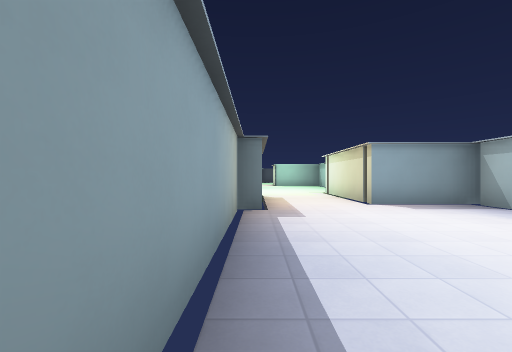
[1] (above)

24 first-person views from a walk through a Godot game level. The camera is 1.4 m above the floor, looks level and sees 90° across. The floor is counted in squares, 2 m on a side. Each view is taken from the middle of a square. On the plan, view 1 faces up. The plan holds only what a view shows up to about 9 squares ahead; the rest is blank. The place goes on beyond the plan. Characters and animated objects are not drawn. Surface patterns are stand-ins for the level's own textures.

[2]
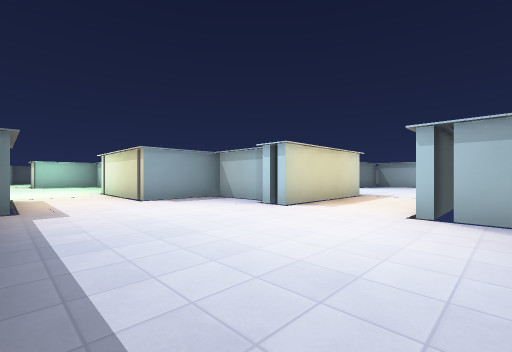

[3]
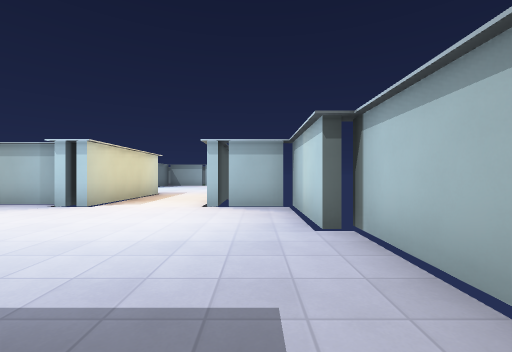

[4]
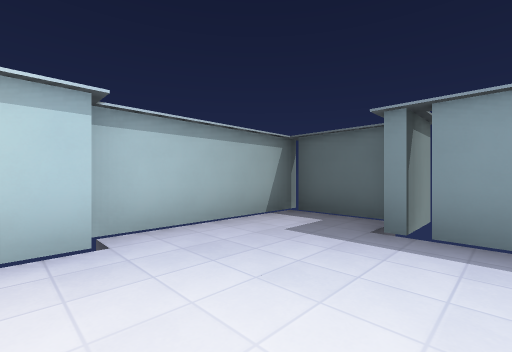

[5]
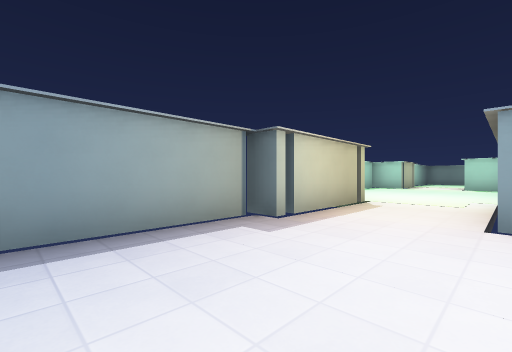

[6]
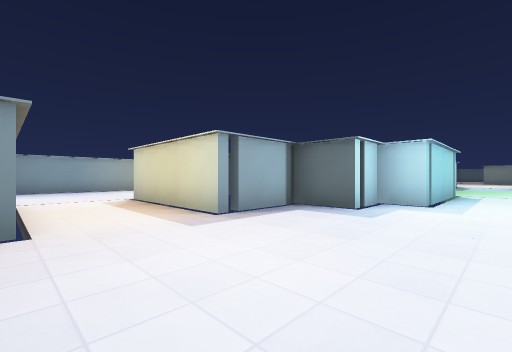

[7]
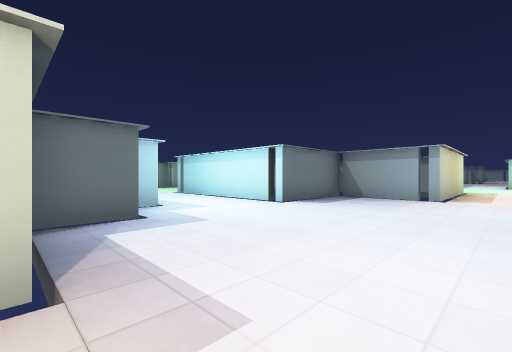

[8]
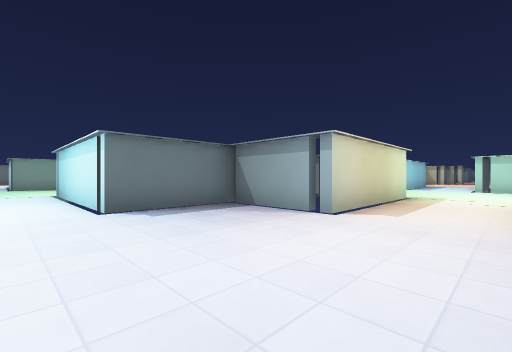

[9]
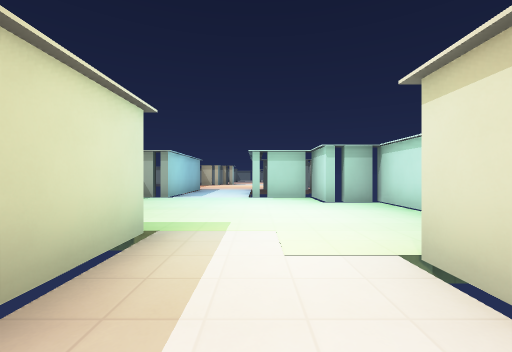

[10]
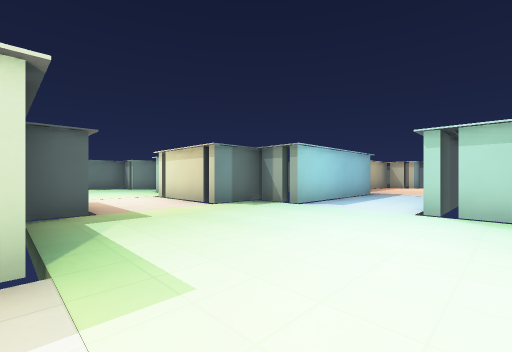

[11]
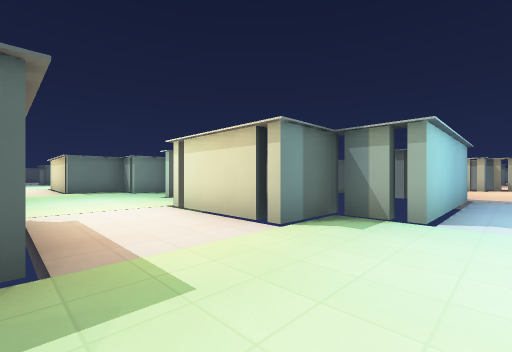

[12]
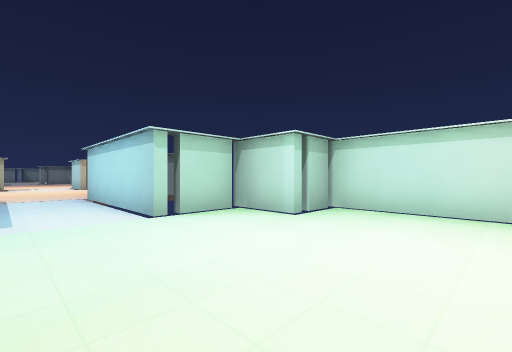

[13]
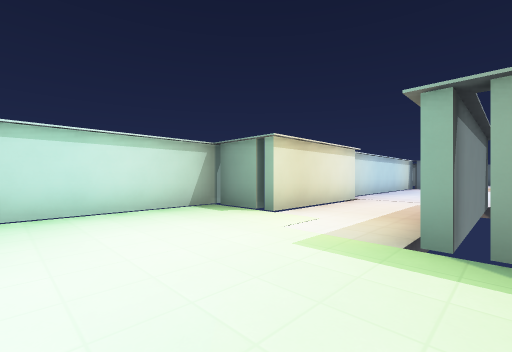

[14]
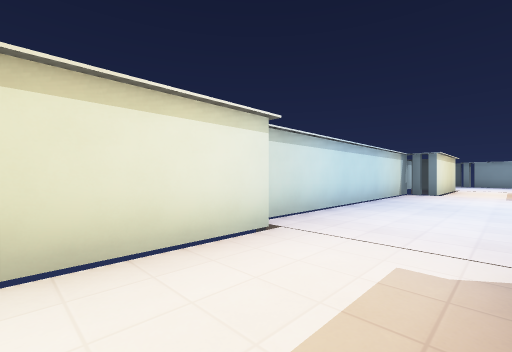

[15]
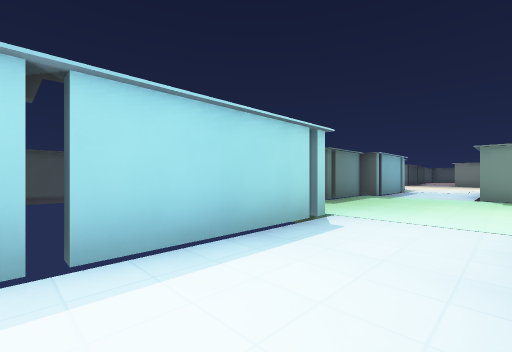

[16]
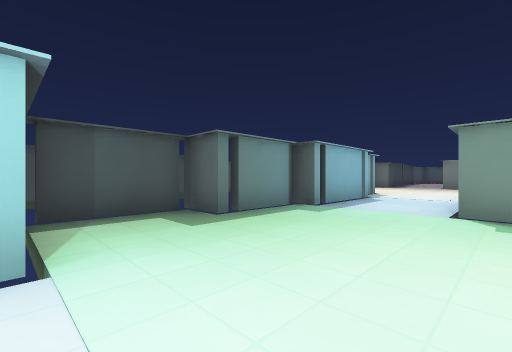

[17]
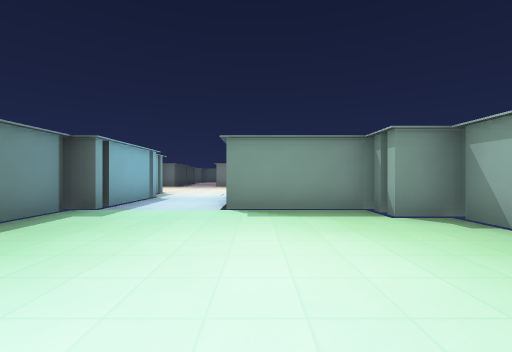

[18]
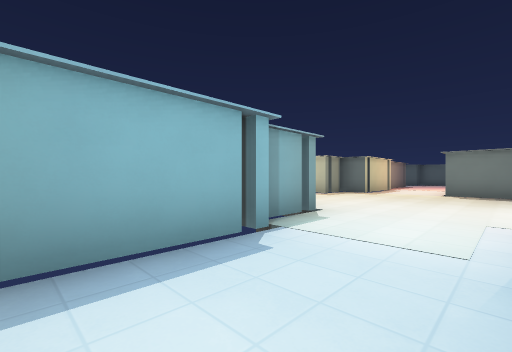

[19]
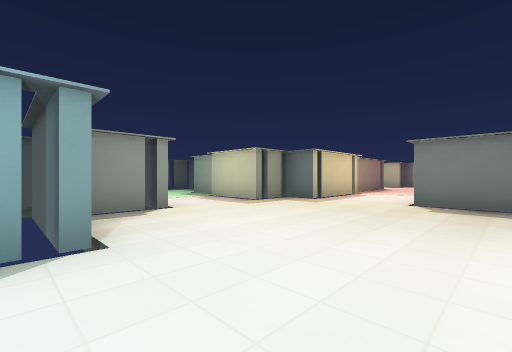

[20]
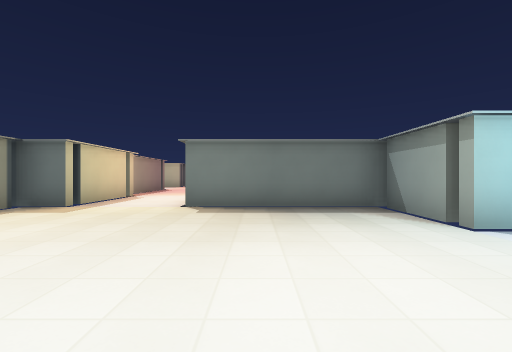

[21]
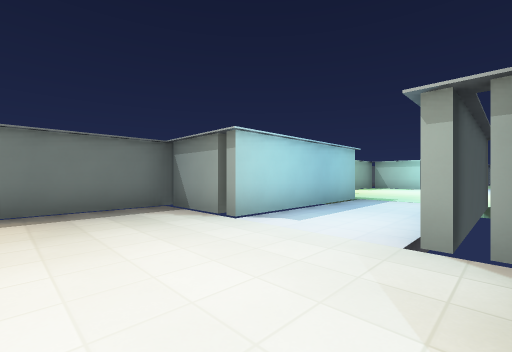

[22]
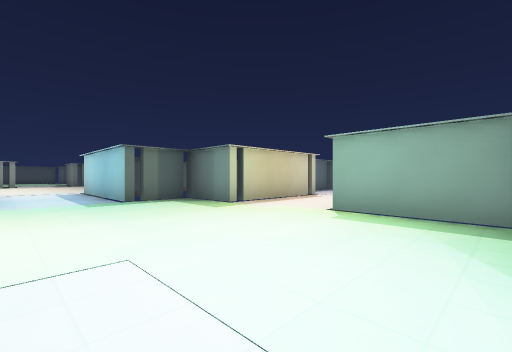

[23]
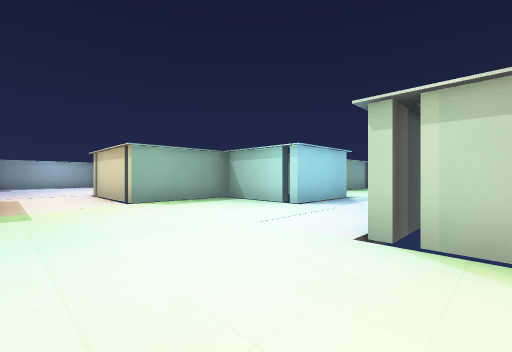

[24]
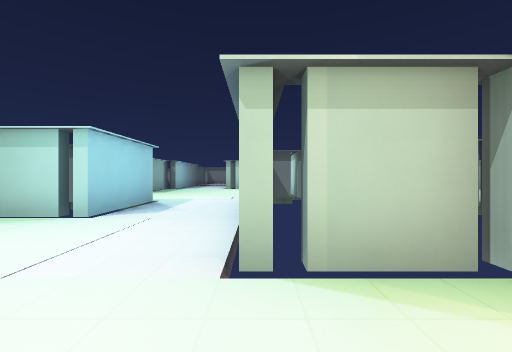

### Floor plan
Key: @ floor where view 1 was taken; # wall or solid block; x gap in a wall; . floor.
Columns run from 2 left of view 1 to 33 right of it. Each row starts with its distance up from view 1.
 31           x..            ...#
 30           #...          #...#
 29           #...          #...#
 28          ##...#####    ##...####
 27         ##........#   x........#
 26        ...........#####........#
 25        ........................###..
 24         ............................
 23          #..........................
 22          #........#####  ...##
 21         x####...         ...#     x
 20             x...            #     ##
 19             x...
 18             #...
 17             x...####
 16             x......#
 15             #.......x
 14            ##.......#     ..
 13    ...     #.......       ...
 12   ....     #......        ....
 11   ....     ###...#       ....#
 10   ...        #...#       ....
  9   #..#       #...#       ....
  8   #..#       #...#        ..#
  7   #..###    ##...#        ..#
  6   #.....x   #....###     #..##    #
  5  x......#  x........x   x.....x   x
  4  #......x  #........#    .....#####.
  3  #.....#####........#####...........
  2  #..................................
  1  #............................#####.
  0 ##@....#####..................#
 -1 #......#   #############....###
 -2 x....###               x....x
 -3  #####                  ####

Where each view was taken, in squares from view 1:
view 1: 0 up, 0 right, facing up
view 2: 1 down, 0 right, facing up-right
view 3: 1 down, 1 left, facing right
view 4: 1 up, 3 right, facing down-left
view 5: 2 up, 3 right, facing up-left
view 6: 0 up, 13 right, facing up-left
view 7: 1 up, 9 right, facing up-right
view 8: 0 up, 13 right, facing up-right
view 9: 1 up, 19 right, facing right
view 10: 0 up, 22 right, facing up-right
view 11: 3 up, 23 right, facing up-right
view 12: 3 up, 23 right, facing down-right
view 13: 3 up, 25 right, facing down-left
view 14: 2 up, 20 right, facing down-left
view 15: 7 up, 14 right, facing up-left
view 16: 11 up, 14 right, facing up-left
view 17: 11 up, 14 right, facing up
view 18: 17 up, 13 right, facing up-left
view 19: 21 up, 13 right, facing up-left
view 20: 22 up, 13 right, facing up
view 21: 22 up, 13 right, facing up-right
view 22: 23 up, 28 right, facing up-left
view 23: 21 up, 23 right, facing up-right
view 24: 22 up, 24 right, facing right
